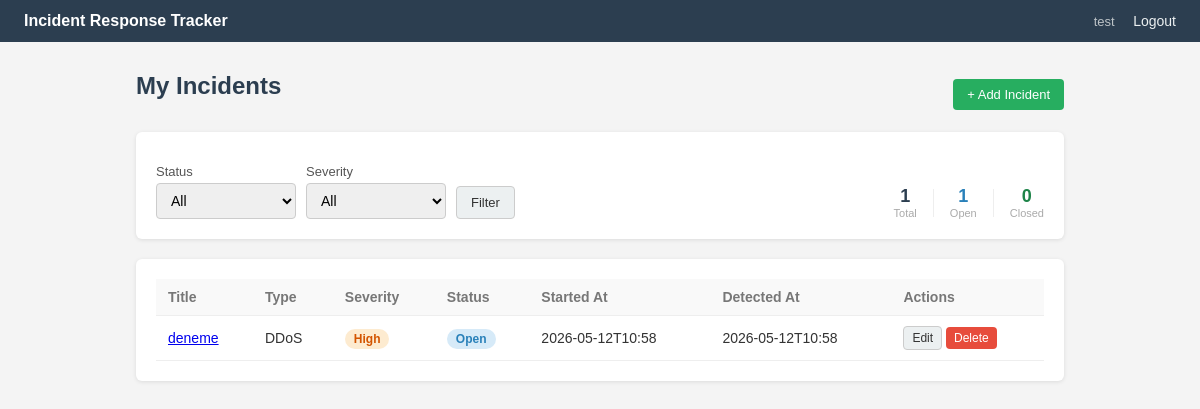
/dashboard (signed in), run on the app's committed database.
### tables this page shows
CREATE TABLE incidents (
    id INTEGER PRIMARY KEY AUTOINCREMENT,
    user_id INTEGER NOT NULL,
    title TEXT NOT NULL,
    incident_type TEXT NOT NULL,
    severity TEXT NOT NULL,
    started_at TEXT NOT NULL,
    detected_at TEXT NOT NULL,
    resolved_at TEXT,
    action_taken TEXT,
    status TEXT NOT NULL DEFAULT 'open',
    FOREIGN KEY (user_id) REFERENCES users(id)
);

### app.py (the view)
@app.route("/dashboard")
@login_required
def dashboard():
    status_filter = request.args.get("status", "all")
    severity_filter = request.args.get("severity", "all")
    conn = get_connection()
    query = "SELECT * FROM incidents WHERE user_id = ?"
    params = [session["user_id"]]
    if status_filter != "all":
        query += " AND status = ?"
        params.append(status_filter)
    if severity_filter != "all":
        query += " AND severity = ?"
        params.append(severity_filter)
    query += " ORDER BY detected_at DESC"
    incidents = conn.execute(query, params).fetchall()
    total = conn.execute("SELECT COUNT(*) FROM incidents WHERE user_id = ?", (session["user_id"],)).fetchone()[0]
    open_count = conn.execute("SELECT COUNT(*) FROM incidents WHERE user_id = ? AND status = 'open'", (session["user_id"],)).fetchone()[0]
    closed_count = conn.execute("SELECT COUNT(*) FROM incidents WHERE user_id = ? AND status = 'closed'", (session["user_id"],)).fetchone()[0]
    stats = {"total": total, "open": open_count, "closed": closed_count}
    conn.close()
    return render_template("dashboard.html", incidents=incidents,
                           status_filter=status_filter, severity_filter=severity_filter,
                           stats=stats)

### app.py (called while the page is built)
def login_required(f):
    @wraps(f)
    def wrapper(*args, **kwargs):
        if "user_id" not in session:
            return redirect(url_for("login"))
        return f(*args, **kwargs)
    return wrapper

### db.py (called while the page is built)
def get_connection():
    conn = sqlite3.connect(DB_PATH)
    conn.row_factory = sqlite3.Row
    return conn

### templates/dashboard.html (shortened to what this page needs)
{% extends "base.html" %}
{% block content %}
<div style="display: flex; justify-content: space-between; align-items: center; margin-bottom: 16px;">
    <h2>My Incidents</h2>
    <a href="{{ url_for('add_incident') }}" class="btn btn-primary">+ Add Incident</a>
</div>
<div class="card">
    <form method="GET" style="display: flex; gap: 10px; flex-wrap: wrap; align-items: flex-end; justify-content: space-between;">
        <div style="display: flex; gap: 10px; align-items: flex-end; flex-wrap: wrap;">
            <div>
                <label>Status</label>
                <select name="status" style="width: 140px;">
                    <option value="all" {% if status_filter == 'all' %}selected{% endif %}>All</option>
                </select>
            </div>
            <div>
                <label>Severity</label>
                <select name="severity" style="width: 140px;">
                    <option value="all" {% if severity_filter == 'all' %}selected{% endif %}>All</option>
                </select>
            </div>
            <button class="btn btn-secondary" type="submit">Filter</button>
        </div>
        <div style="display: flex; gap: 16px; align-items: center;">
            <div style="text-align: center;">
                <div style="font-size: 18px; font-weight: bold; color: #2c3e50;">{{ stats.total }}</div>
                <div style="font-size: 11px; color: #aaa;">Total</div>
            </div>
            <div style="text-align: center;">
                <div style="font-size: 18px; font-weight: bold; color: #2980b9;">{{ stats.open }}</div>
                <div style="font-size: 11px; color: #aaa;">Open</div>
            </div>
            <div style="text-align: center;">
                <div style="font-size: 18px; font-weight: bold; color: #1e8449;">{{ stats.closed }}</div>
                <div style="font-size: 11px; color: #aaa;">Closed</div>
            </div>
        </div>
    </form>
</div>
<div class="card">
    {% if incidents %}
    <table>
        <thead>
            <tr>
                <th>Title</th>
                <th>Type</th>
                <th>Severity</th>
                <th>Status</th>
                <th>Started At</th>
                <th>Detected At</th>
                <th>Actions</th>
            </tr>
        </thead>
        <tbody>
            {% for inc in incidents %}
            <tr>
                <td><a href="{{ url_for('incident_detail', incident_id=inc['id']) }}">{{ inc['title'] }}</a></td>
                <td>{{ inc['incident_type'] }}</td>
                <td><span class="badge badge-{{ inc['severity'] }}">{{ inc['severity'] | capitalize }}</span></td>
                <td><span class="badge badge-{{ inc['status'] }}">{{ inc['status'] | capitalize }}</span></td>
                <td>{{ inc['started_at'] }}</td>
                <td>{{ inc['detected_at'] }}</td>
                <td>
                    <a href="{{ url_for('edit_incident', incident_id=inc['id']) }}" class="btn btn-secondary" style="font-size: 12px; padding: 4px 8px;">Edit</a>
                    <form method="POST" action="{{ url_for('delete_incident', incident_id=inc['id']) }}" style="display: inline;" onsubmit="return confirm('Are you sure?')">
                        <button class="btn btn-danger" style="font-size: 12px; padding: 4px 8px;">Delete</button>
                    </form>
                </td>
            </tr>
            {% endfor %}
        </tbody>
    </table>
    {% else %}
    <p style="color: #888; text-align: center; padding: 20px;">No incidents yet. <a href="{{ url_for('add_incident') }}">Add one</a>.</p>
    {% endif %}
</div>
{% endblock %}

### templates/base.html (style rules this page uses)
* { box-sizing: border-box; margin: 0; padding: 0; }
body { font-family: Arial, sans-serif; background: #f4f4f4; color: #333; }
.card { background: white; border-radius: 6px; padding: 20px; margin-bottom: 20px; box-shadow: 0 1px 4px rgba(0,0,0,0.1); }
.btn { display: inline-block; padding: 8px 14px; border-radius: 4px; font-size: 13px; cursor: pointer; border: none; text-decoration: none; }
.btn-primary { background: #27ae60; color: white; }
.btn-danger { background: #e74c3c; color: white; }
.btn-secondary { background: #ecf0f1; color: #333; border: 1px solid #ccc; }
table { width: 100%; border-collapse: collapse; font-size: 14px; }
th, td { padding: 10px 12px; text-align: left; border-bottom: 1px solid #eee; }
th { color: #777; font-weight: 600; background: #f9f9f9; }
input, select, textarea { width: 100%; padding: 8px 10px; border: 1px solid #ccc; border-radius: 4px; font-size: 14px; margin-top: 4px; }
label { font-size: 13px; color: #555; display: block; margin-top: 12px; }
.badge { padding: 3px 9px; border-radius: 10px; font-size: 12px; font-weight: bold; }
.badge-open { background: #d6eaf8; color: #2980b9; }
.badge-high { background: #fdebd0; color: #d35400; }
h2 { margin-bottom: 16px; color: #2c3e50; }

### data on the page
incidents: title "deneme", incident_type "DDoS", severity "High", status "Open", started_at "2026-05-12T10:58", detected_at "2026-05-12T10:58"

### other printed values
{{ session.username }} "test"
{{ stats.total }} "1"
{{ stats.open }} "1"
{{ stats.closed }} "0"
